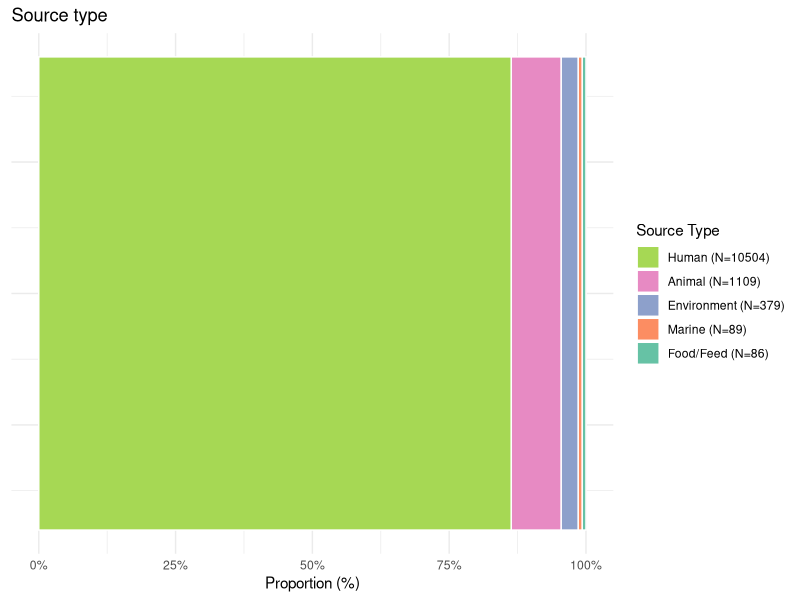
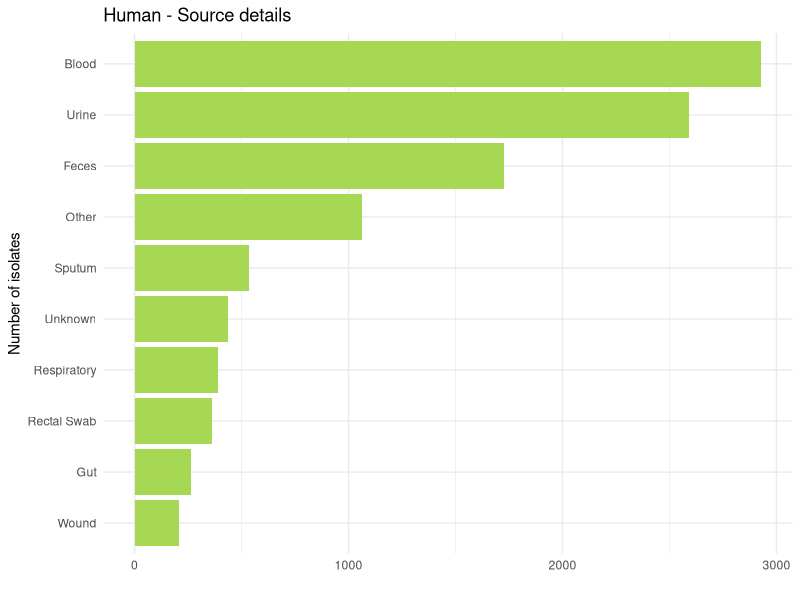
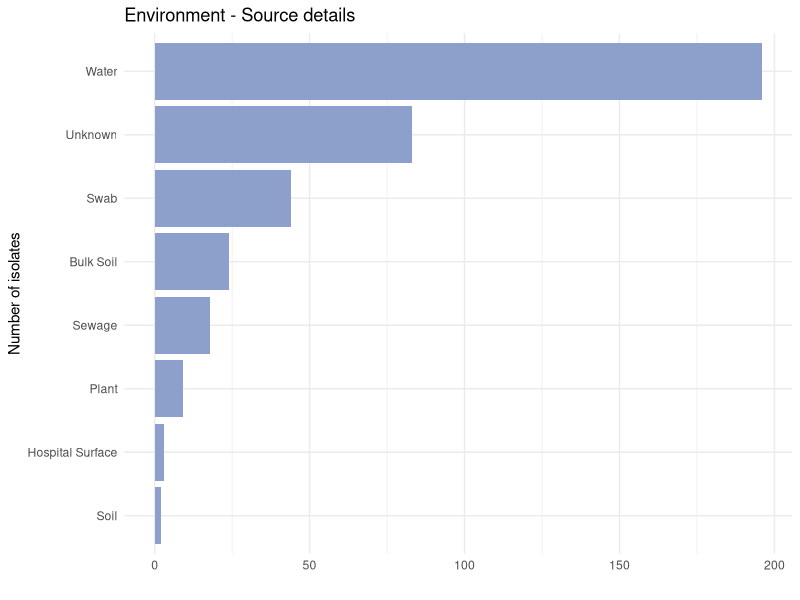
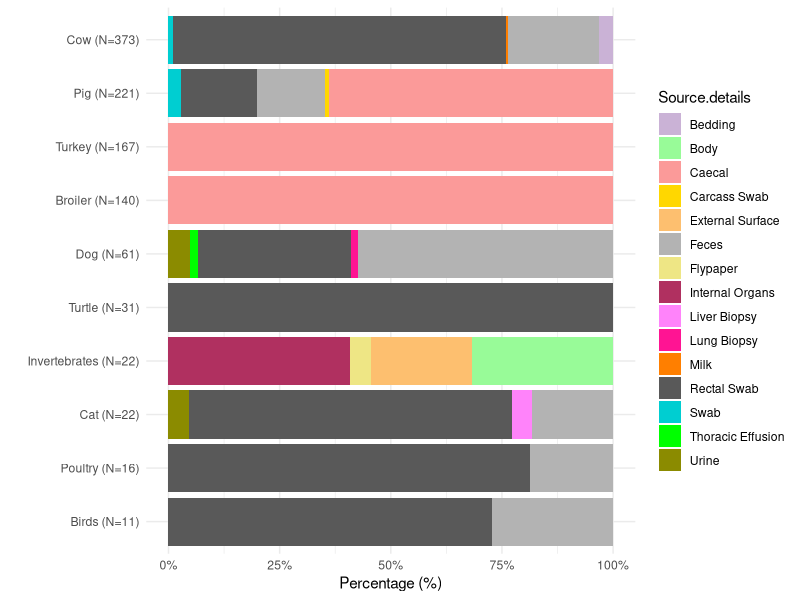
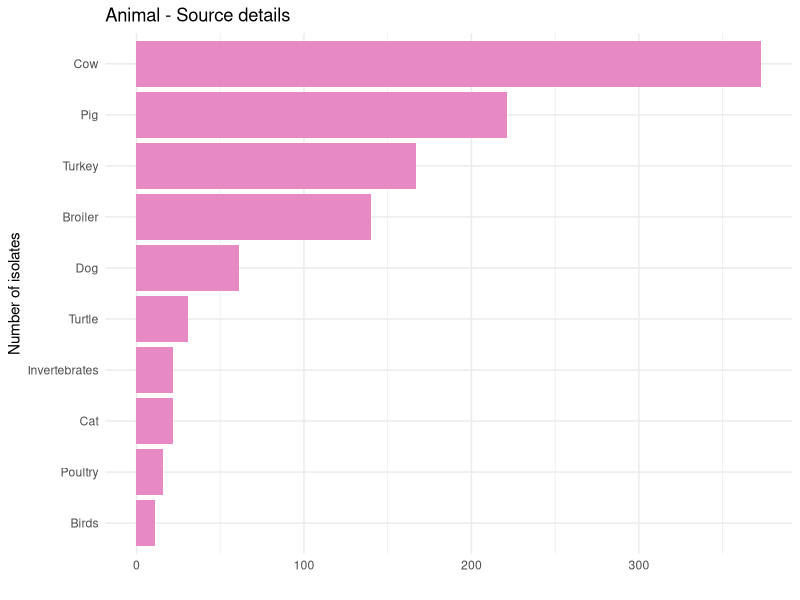
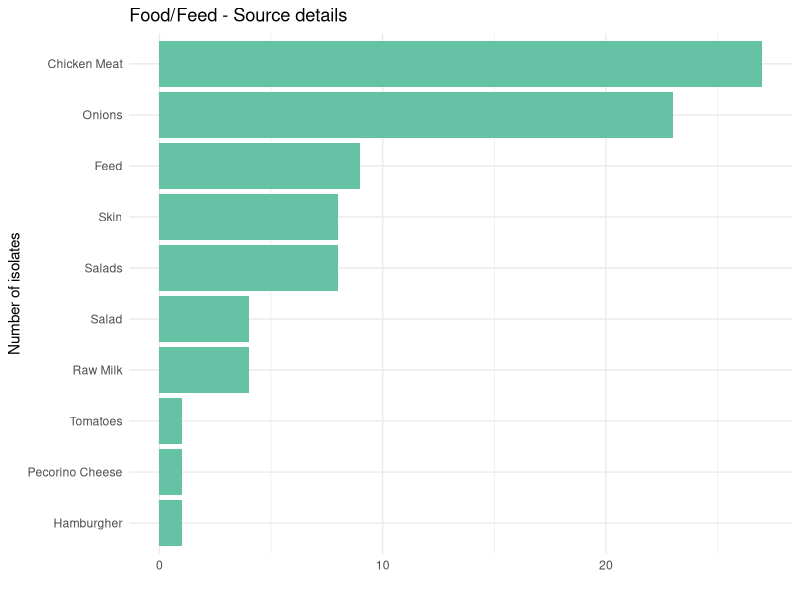
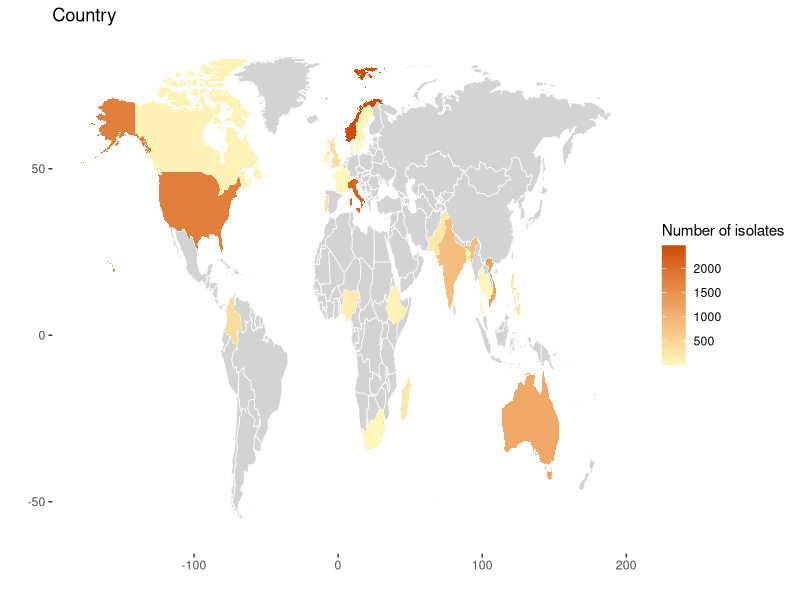
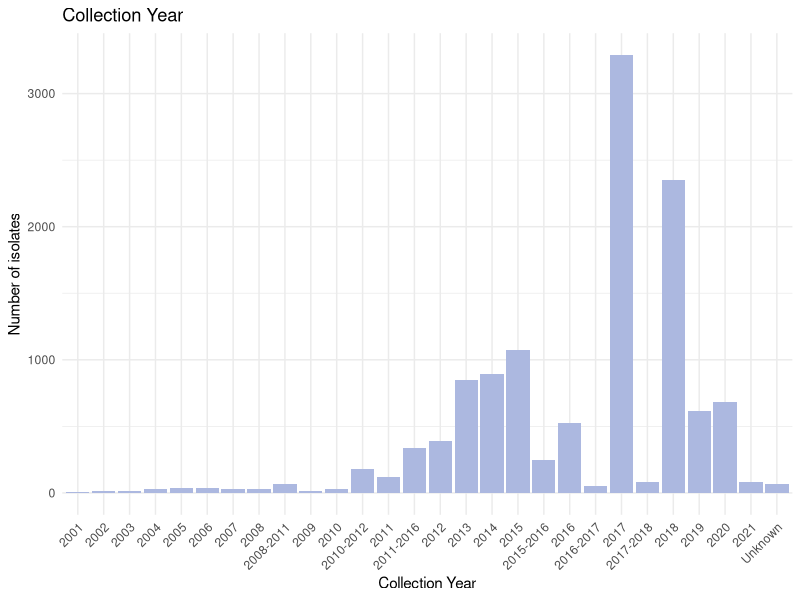

Write the R code that produced these figures, in order.
## ---- chunk 1
knitr::opts_chunk$set(dev = 'png', echo = TRUE, message = FALSE, warning = FALSE,
                      cache = FALSE, fig.align = 'center')
knitr::opts_knit$set(root.dir = getwd())

# Data wrangling
library(tidyverse)
library(dplyr)
library(patchwork)
## ---- chunk 2
pheno <- read_delim("tables/TableS2_phenotypes_metadata.tsv")
pheno[pheno == "-"] <- NA
## ---- chunk 3

c25 <- c(
  "dodgerblue2", "#E31A1C", # red
  "green4",
  "#6A3D9A", # purple
  "#FF7F00", # orange
  "black", "steelblue4",
  "#CAB2D6", "palegreen", # lt pink
  "#FB9A99",
  "gold1",
  "#FDBF6F", # lt orange
  "gray70", "khaki2",
  "maroon", "orchid1", "deeppink1", "#FF7F00", "gray35",
  "darkturquoise", "green1", "yellow4", "yellow3",
  "darkorange4", "brown"
)
## ---- chunk 4


# Source type column
pheno[c("Source.Type")][is.na(pheno[c("Source.Type")])] <- "Human"
source_type <- pheno %>% count(Source.Type) %>% arrange(n) %>% mutate(Source.Type = fct_reorder(Source.Type, n))

source_type$Source.Type <- paste0(source_type$Source.Type, " (N=", source_type$n, ")") 

source_type_plot <- ggplot(source_type, aes(fill=factor(Source.Type, Source.Type), y=n, x=1)) + 
    geom_bar(stat="identity", color="white", position="fill") +
  coord_flip() +
  labs(title="Source type", x="", y="Proportion (%)", fill="Source Type") +
scale_y_continuous(labels = scales::percent)+
  theme_minimal()+
      theme(axis.title.y=element_blank(),
        axis.text.y=element_blank(),
        axis.ticks.y=element_blank())+
  scale_fill_brewer(palette="Set2", guide = guide_legend(reverse = TRUE))
source_type_plot
## ---- chunk 5

human <- pheno %>% group_by(Source.Type, Source.details) %>%
  filter(Source.Type=="Human" & !is.na(Source.details)) %>% 
  summarize(count = n())

human_sort<-group_by(human, Source.details) %>%
  tally(count, sort = TRUE) %>%
  group_by(Source.details = factor(c(Source.details[1:9], rep("Other", n() - 9)),
                            levels = c(Source.details[1:9], "Other"))) %>%
  tally(n) 

human_plot <- human_sort %>% mutate(Source.details = fct_reorder(Source.details, n)) %>% 
  ggplot(aes(x=Source.details,y=n))  + 
  geom_bar(stat = "identity", fill="#a6d854") +
  coord_flip()+
  labs(title="Human - Source details", x="Number of isolates", y="")+
  theme_minimal()
human_plot
## ---- chunk 6

# If Source type = human, colonization vs. infection
pheno$Infection.status <- sub("^$", "Unknown", pheno$Infection.status)
pheno[c("Infection.status")][is.na(pheno[c("Infection.status")])] <- "Unknown"

human_inf_status <- pheno %>% group_by(Source.Type, Infection.status) %>%
  filter(Source.Type=="Human" & !is.na(Source.details)) %>% 
  summarize(count = n())

human_inf_status$Infection.status <- paste0(human_inf_status$Infection.status, " (N=", human_inf_status$count, ")") 


human_inf_st <- ggplot(human_inf_status, aes(fill=Infection.status, y=count, x=1)) + 
    geom_bar(position="fill", stat="identity") +
  scale_y_continuous(labels = scales::percent)+
   labs ( y = "Percentage (%)", x="") +
  coord_flip() + 
  theme_minimal() +
        theme(axis.title.y=element_blank(),
        axis.text.y=element_blank(),
        axis.ticks.y=element_blank())
## ---- chunk 7
# If Source type = Environment, source details
pheno %>% group_by(Source.Type, Source.details) %>% filter(Source.Type=="Environment")  %>% summarize(count = n())

environmemt <- pheno %>% group_by(Source.Type, Source.details) %>%
  filter(Source.Type=="Environment") %>% 
  summarize(count = n())


environment_plot <- environmemt %>%mutate(Source.details = fct_reorder(Source.details, count)) %>% 
  ggplot(aes(x=Source.details,y=count))  + 
  geom_bar(stat = "identity", fill="#8da0cb") +
  coord_flip()+
  labs(title="Environment - Source details", x="Number of isolates", y="")+
  theme_minimal()
environment_plot
## ---- chunk 8

# If Source type = Animal, host and infection status
pheno$Host <- tolower(pheno$Host)
pheno$Host <- str_to_title(pheno$Host)
pheno[c("Host")][is.na(pheno[c("Host")])] <- "Unknown"

pheno$Host <- sub("Fallow Deer", "Deer", pheno$Host)
pheno$Host <- sub("European Roe Deer", "Deer", pheno$Host)

animal <- pheno %>% group_by(Host) %>% filter(Source.Type=="Animal")  %>% summarize(animal_count = n())

animal_details <- pheno %>% group_by(Source.Type, Host, Source.details) %>% filter(Source.Type=="Animal")  %>% summarize(detail_count = n()) 

animal_join <- left_join(animal, animal_details, by="Host") %>% filter(animal_count>10) %>% arrange(animal_count)



animal_join$Host <- paste0(animal_join$Host, " (N=", animal_join$animal_count, ")") 

animal_join$Host <- factor(animal_join$Host, levels = unique(animal_join$Host))

# shows diversity of the source details
ggplot(animal_join, aes(fill=Source.details, y=detail_count, x=as.factor(Host))) + 
    geom_bar(position="fill", stat="identity") +
  scale_y_continuous(labels = scales::percent)+
  scale_fill_manual(values=c25[8:23]) +
   labs ( y = "Percentage (%)", x="") +
  coord_flip() + 
  theme_minimal()

animal_plot <- animal %>% arrange(desc(animal_count)) %>% mutate(Host = fct_reorder(Host, animal_count)) %>% filter(animal_count>10) %>%ggplot(aes(x=Host,y=animal_count))  + 
  geom_bar(stat = "identity", fill="#e78ac3") +
  coord_flip()+
  labs(title="Animal - Source details", x="Number of isolates", y="")+
  theme_minimal()

animal_plot


## ---- chunk 9

food <- pheno %>% 
    group_by(Source.Type, Source.details) %>% 
    filter(Source.Type=="Food/Feed")  %>% 
    summarize(count = n()) %>% arrange(desc(count)) %>% mutate(Source.details = fct_reorder(Source.details, count))


food_plot <- food %>%ggplot(aes(x=Source.details,y=count))  + 
  geom_bar(stat = "identity", fill="#66c2a5") +
  coord_flip()+
  labs(title="Food/Feed - Source details", x="Number of isolates", y="")+
  theme_minimal()
food_plot
## ---- chunk 10

# Countries

world_map <- map_data("world")
world_map <- subset(world_map, region != "Antarctica")

# Countries
#pheno[c("Country")][is.na(pheno[c("Country")])] <- "Australia"
pheno %>% count(Country) 

country_plot <-ggplot(pheno %>% count(Country)) + 
  geom_map(dat = world_map, map = world_map, aes(map_id = region),
    fill = "lightgray", color = "white", size = 0.25) +
  geom_map(map = world_map, aes(map_id = Country, fill = n), size = 0.25) +
  scale_fill_gradient(low = "#fff7bc", high = "#cc4c02", name = "Number of isolates") +
  expand_limits(x = world_map$long, y = world_map$lat)+ 
  labs(title="Country", x="", y="")+
  theme(panel.background = element_blank())
country_plot
## ---- chunk 11
# Year
pheno$Collection.Year <- sub("^$", NA, pheno$Collection.Year)
pheno$Collection.Year <- sub("\\.\\d+$", "", pheno$Collection.Year)
pheno %>% count(Collection.Year, sort=TRUE)

pheno[c("Collection.Year")][is.na(pheno[c("Collection.Year")])] <- "Unknown"
year_plot <-ggplot(pheno %>% count(Collection.Year), aes(y=n, x=Collection.Year)) + 
    geom_bar(stat="identity", fill="#ACB8E0") + 
  theme_minimal()+
  theme(axis.text.x = element_text(angle =45, hjust=1)) +
  ylab("Number of isolates") +
  xlab("Collection Year") +
  labs(title="Collection Year")
year_plot

## ---- chunk 12

country_plot/ year_plot /source_type_plot / (human_plot + animal_plot) /
(environment_plot + food_plot)

ggsave("figs/FigS1_metadata.png", height = 12, width = 8, units = "in", dpi = 300)
ggsave("figs/FigS1_metadata.pdf", height = 12, width = 8, units = "in", dpi = 300)

